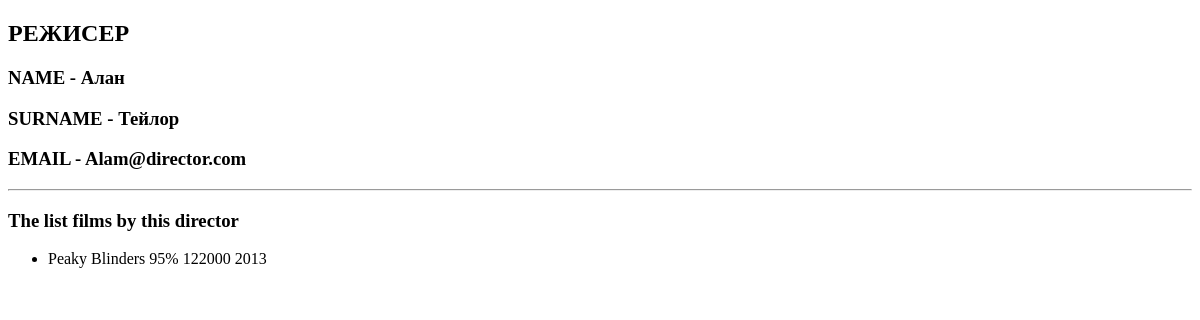
The page /directors/1 on the database as committed earlier.
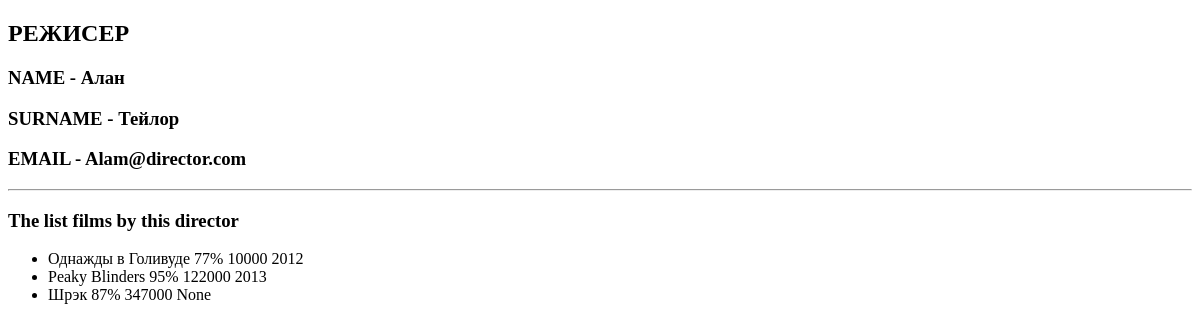
The same page on the database as committed later.
### movie_app/models.py (models this page shows, shortened)
class Movie(models.Model):
    EUR = 'EUR'
    USD = 'USD'
    RUB = 'RUB'
    """Поле CHOICES используется, когда есть ограниченое множество элементов (пол, сезон года, )"""
    CURRENCY_CHOICES = [
        (EUR, 'Euro'),
        (USD, 'Dollars'),
        (RUB, 'Rubles'),
    ]
    name = models.CharField(max_length=40)
    rating = models.IntegerField(validators=[MinValueValidator(1), MaxValueValidator(100)])
    year = models.IntegerField(null=True, blank=True)
    budget = models.IntegerField(default=10000, validators=[MinValueValidator(0), MaxValueValidator(10000000)])
    slug = models.SlugField(default='', null=False, db_index=True)
    currency = models.CharField(max_length=3, choices=CURRENCY_CHOICES, default='RUB')
    director = models.ForeignKey(Director, on_delete=models.CASCADE, null=True,
                                 related_name='movies')  # 6.5 про  related_name='movies'
    actors = models.ManyToManyField(Actor)  # 6.5 про movie_set.all
    def __str__(self):
        return f' {self.name} {self.rating}% {self.budget} {self.year}'
    """Перенаправление фильма на all_movies.html, для создания ссылки"""

### movie_app/views.py (the view)
# urls.py: path('directors/<int:id_dir>', views.show_one_director, name='one_dir'),
def show_one_director(request, id_dir: int):
    dir = Director.objects.get(id=id_dir)
    return render(request, 'movie_app/one_director.html', {
        'dir': dir,
    })

### movie_app/templates/movie_app/one_director.html (shortened to what this page needs)
{% extends 'movie_app/base.html' %}
{% block content %}
  <h2> РЕЖИСЕР </h2>
  <h3> NAME - {{dir.name_director}} </h3>
  <h3> SURNAME - {{dir.surname_director}}</h3>
  <h3> EMAIL - {{dir.director_email}}</h3>
  <hr>
  <h3> The list films by this director </h3>
  <ul>
    {% for movie in dir.movies.all %}
        <li> {{ movie }} </li>
    {% endfor %}
  </ul>
{% endblock %}

Rows that differ between the two databases and show on the page:
now on this page (row edited): Movie: name+rating+budget "Однажды в Голивуде 77% 10000 2012"
now on this page (row edited): Movie: name+rating+budget "Шрэк 87% 347000 None"
